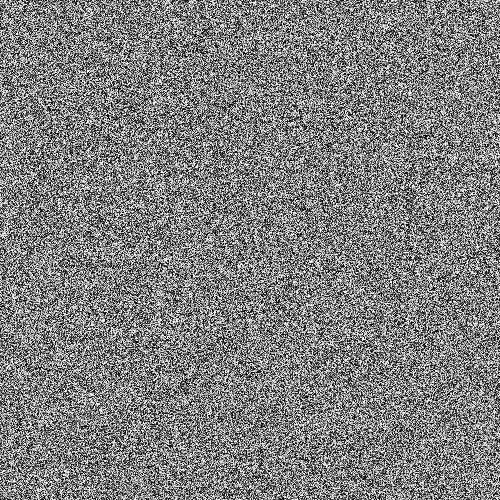
Frame 1 (no input)
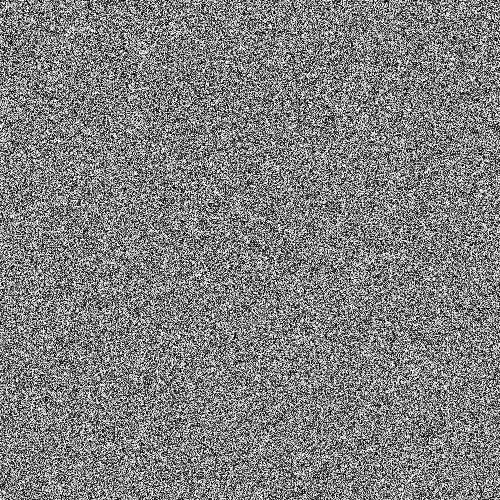
Frame 60 (the mouse pressed at the canvas centre just before this capture)
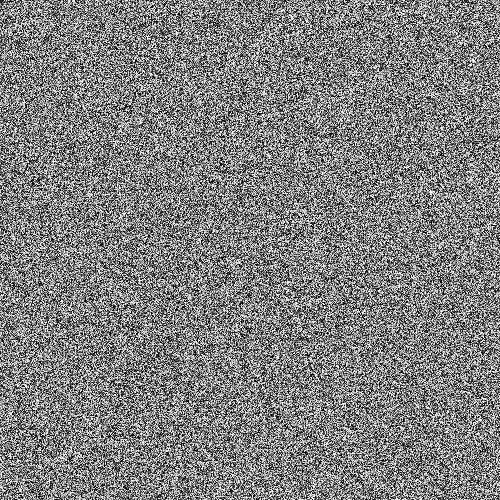
Frame 120 (the mouse held since frame 60 and released just before this capture)

The Processing sketch that drew these frames (run headless with seeded random() and noise(); from frame 60 on, the mouse is pressed at the canvas centre):

// Processing sketch: sketch1
// ── sketch1.pde
float randomInt = random(256);

float triggerNum = 2;
void setup() {
  size(500, 500);
  background(255);
}
void draw() {
  
  //background(255);

  for (int i = 0; i < width; i++) {
    for (int j = 0; j < height; j++) {
      fill(random(256));
      noStroke();
      rect(i,j,1,1);
    }
  }
}
